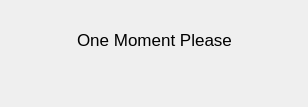
<?xml version="1.0" encoding="UTF-8"?>
<ui version="4.0">
 <class>loadingPage</class>
 <widget class="QDialog" name="loadingPage">
  <property name="geometry">
   <rect>
    <x>0</x>
    <y>0</y>
    <width>308</width>
    <height>107</height>
   </rect>
  </property>
  <property name="windowTitle">
   <string>Loading...</string>
  </property>
  <property name="windowOpacity">
   <double>0.900000000000000</double>
  </property>
  <layout class="QGridLayout" name="gridLayout">
   <item row="1" column="0">
    <layout class="QVBoxLayout" name="verticalLayout">
     <item>
      <layout class="QHBoxLayout" name="horizontalLayout_2">
       <item>
        <spacer name="horizontalSpacer_4">
         <property name="orientation">
          <enum>Qt::Horizontal</enum>
         </property>
         <property name="sizeHint" stdset="0">
          <size>
           <width>40</width>
           <height>20</height>
          </size>
         </property>
        </spacer>
       </item>
       <item>
        <widget class="QLabel" name="lll">
         <property name="font">
          <font>
           <family>Ubuntu</family>
           <pointsize>13</pointsize>
           <weight>50</weight>
           <bold>false</bold>
          </font>
         </property>
         <property name="styleSheet">
          <string notr="true">text-aligent:center;</string>
         </property>
         <property name="text">
          <string>One Moment Please</string>
         </property>
        </widget>
       </item>
       <item>
        <spacer name="horizontalSpacer_3">
         <property name="orientation">
          <enum>Qt::Horizontal</enum>
         </property>
         <property name="sizeHint" stdset="0">
          <size>
           <width>40</width>
           <height>20</height>
          </size>
         </property>
        </spacer>
       </item>
      </layout>
     </item>
     <item>
      <layout class="QHBoxLayout" name="horizontalLayout">
       <item>
        <spacer name="horizontalSpacer">
         <property name="orientation">
          <enum>Qt::Horizontal</enum>
         </property>
         <property name="sizeHint" stdset="0">
          <size>
           <width>40</width>
           <height>20</height>
          </size>
         </property>
        </spacer>
       </item>
       <item>
        <widget class="QLabel" name="label">
         <property name="text">
          <string/>
         </property>
        </widget>
       </item>
       <item>
        <spacer name="horizontalSpacer_2">
         <property name="orientation">
          <enum>Qt::Horizontal</enum>
         </property>
         <property name="sizeHint" stdset="0">
          <size>
           <width>40</width>
           <height>20</height>
          </size>
         </property>
        </spacer>
       </item>
      </layout>
     </item>
    </layout>
   </item>
   <item row="0" column="0">
    <spacer name="verticalSpacer">
     <property name="orientation">
      <enum>Qt::Vertical</enum>
     </property>
     <property name="sizeHint" stdset="0">
      <size>
       <width>20</width>
       <height>40</height>
      </size>
     </property>
    </spacer>
   </item>
   <item row="2" column="0">
    <spacer name="verticalSpacer_2">
     <property name="orientation">
      <enum>Qt::Vertical</enum>
     </property>
     <property name="sizeHint" stdset="0">
      <size>
       <width>20</width>
       <height>40</height>
      </size>
     </property>
    </spacer>
   </item>
  </layout>
 </widget>
 <resources/>
 <connections/>
</ui>
